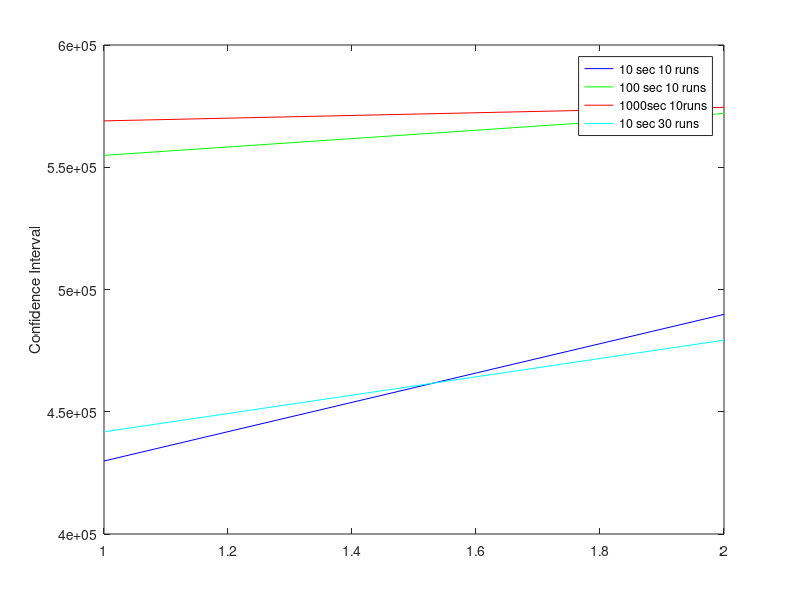

This chart was generated by the following MATLAB code:
tenruns = load('tenrunsCI.dat');
hundredruns = load('hundredrunsCI.dat');
thousendruns = load('thousendrunsCI.dat');
thirtyruns = load('thirtyrunsCI.dat');


plot(tenruns,'b')
hold on
plot(hundredruns,'g')
hold on
plot(thousendruns,'r')
hold on
plot(thirtyruns,'c')

%xlabel('');
ylabel('Confidence Interval');
legend('10 sec 10 runs','100 sec 10 runs','1000sec 10runs','10 sec 30 runs');
